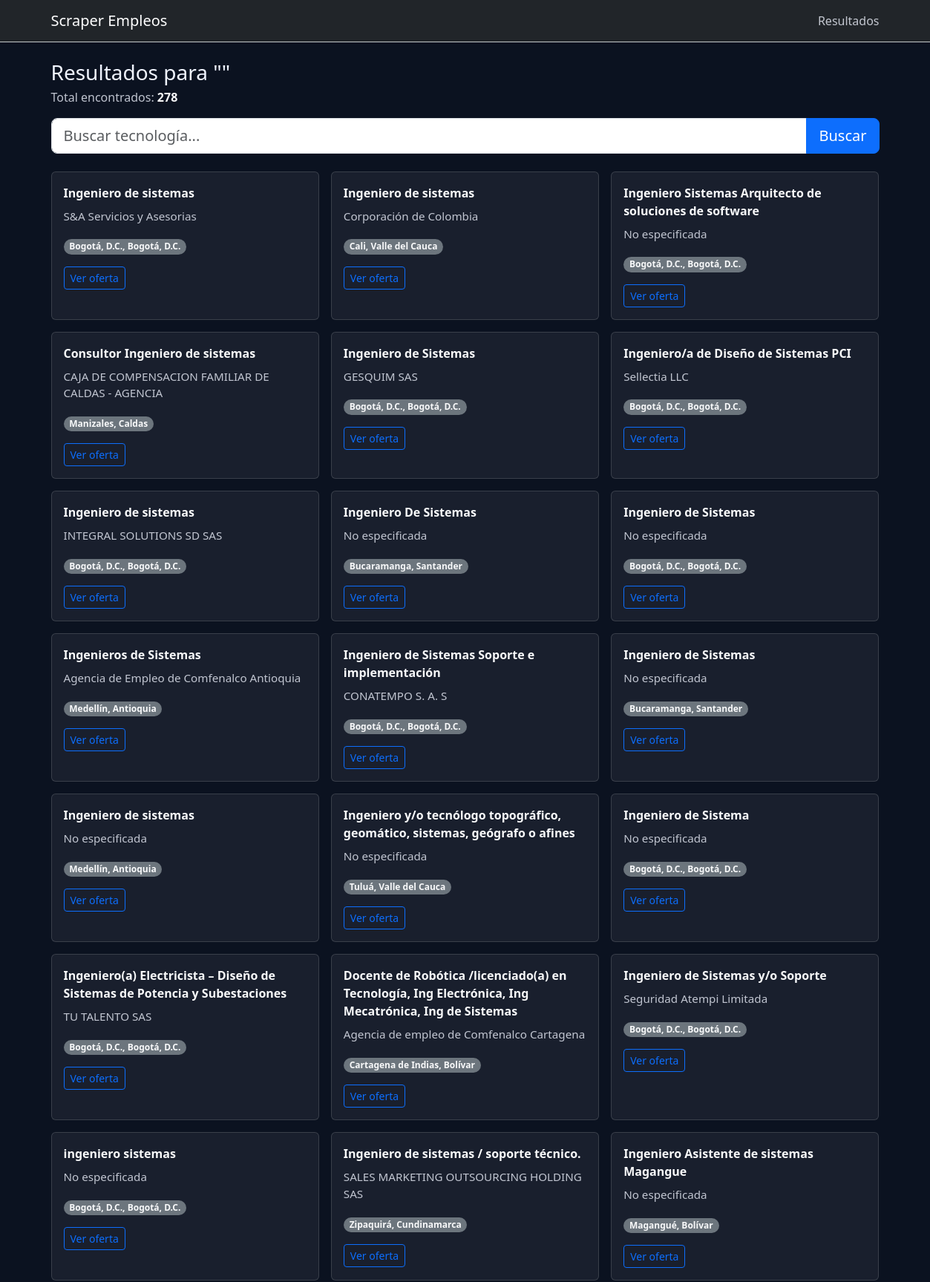
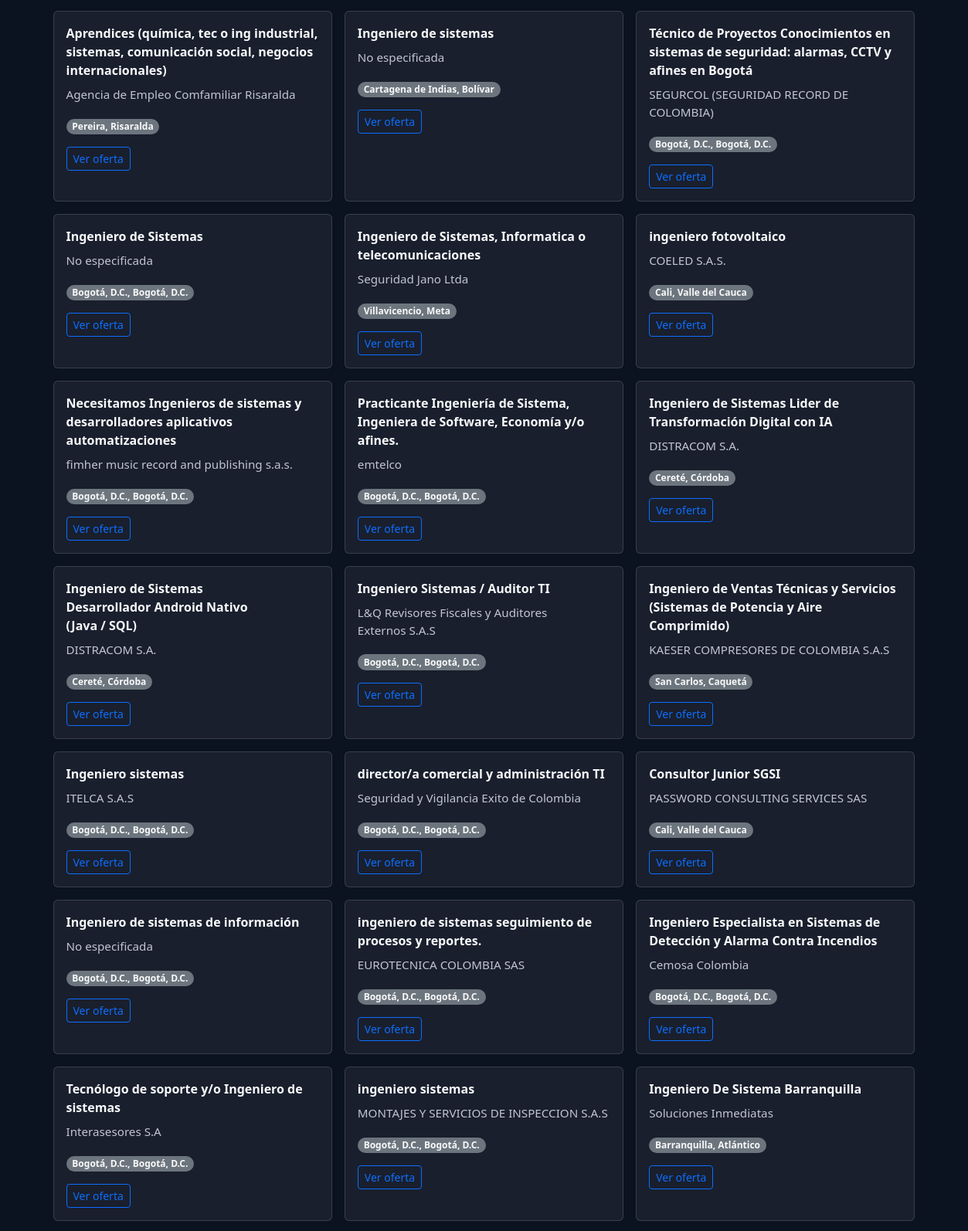
The app's page /buscar (upper part) with its own data (2 pictures, top to bottom).
### tables this page shows
CREATE TABLE empleos(
                id INTEGER PRIMARY KEY AUTOINCREMENT,
                fuente TEXT NOT NULL,
                titulo TEXT NOT NULL,
                empresa TEXT NOT NULL,
                ciudad TEXT NOT NULL,
                salario INTEGER,
                descripcion TEXT,
                requerimientos TEXT,
                palabras_clave TEXT,
                fecha_publicacion TEXT NOT NULL,
                fecha_scraping TEXT NOT NULL,
                url TEXT NOT NULL UNIQUE
            );

### dashboard.py (the view)
@app.route("/buscar")
def buscar():
    palabra = request.args.get("q", "")
    resultados = buscar_por_palabra_clave(palabra)
    return render_template(
        "resultados.html",
        resultados=resultados,
        palabra=palabra
    )

### modelos/database.py (called while the page is built)
def buscar_por_palabra_clave(palabra):
    conexion = sqlite3.connect("data/empleos.db")
    cursor = conexion.cursor()
    cursor.execute("""
        SELECT titulo, empresa, ciudad, url
        FROM empleos
        WHERE descripcion LIKE ?
        OR requerimientos LIKE ?
        OR palabras_clave LIKE ?
        OR titulo LIKE ?
    """,
    (
        f"%{palabra}%",
        f"%{palabra}%",
        f"%{palabra}%",
        f"%{palabra}%"
    ))
    resultados = cursor.fetchall()
    conexion.close()
    return resultados

### templates/resultados.html (shortened to what this page needs)
<!DOCTYPE html>
<html>
<head>
    <link href="https://cdn.jsdelivr.net/npm/bootstrap@5.3.3/dist/css/bootstrap.min.css" rel="stylesheet">
</head>
<body>
    <nav class="navbar navbar-expand-lg navbar-dark bg-dark border-bottom border-secondary-subtle">
        <div class="container">
            <a class="navbar-brand" href="/">Scraper Empleos</a>
            <span class="navbar-text muted">Resultados</span>
        </div>
    </nav>
    <div class="container mt-4 mb-5">
        <div class="d-flex flex-column flex-md-row align-items-md-center justify-content-between gap-3 mb-3">
            <div>
                <h1 class="h3 mb-1">Resultados para "{{ palabra }}"</h1>
                <div class="muted">Total encontrados: <span class="fw-semibold text-light">{{ resultados|length }}</span></div>
            </div>
        </div>
        <form action="/buscar" method="GET" class="mb-4">
            <div class="input-group input-group-lg">
                <input type="text" name="q" class="form-control" value="{{ palabra }}" placeholder="Buscar tecnología..." aria-label="Buscar" />
                <button class="btn btn-primary" type="submit">Buscar</button>
            </div>
        </form>
        <div class="row g-3">
            {% for oferta in resultados %}
                <div class="col-12 col-md-6 col-lg-4">
                    <div class="card app-card h-100">
                        <div class="card-body">
                            <div class="fw-semibold mb-2 text-light">{{ oferta[0] }}</div>
                            <div class="muted" style="font-size: 0.95rem;">{{ oferta[1] }}</div>
                            <div class="mt-3">
                                <span class="badge text-bg-secondary rounded-pill text-light">{{ oferta[2] }}</span>
                            </div>
                            <div class="mt-3">
                                <a href="{{ oferta[3] }}" target="_blank" class="btn btn-outline-primary btn-sm">
                                    Ver oferta
                                </a>
                            </div>
                        </div>
                    </div>
                </div>
            {% endfor %}
        </div>
    </div>
</body>
</html>

### templates/resultados.html (style rules this page uses)
body { background: #0b1220; color: #f1f5ff; }
.app-card { background: rgba(255,255,255,0.06); border: 1px solid rgba(255,255,255,0.14); }
.muted { color: rgba(241,245,255,0.78) !important; }

### records on screen
empleos: titulo "Ingeniero de sistemas", empresa "S&A Servicios y Asesorias", ciudad "Bogotá, D.C., Bogotá, D.C."
empleos: titulo "Ingeniero de sistemas", empresa "Corporación de Colombia", ciudad "Cali, Valle del Cauca"
empleos: titulo "Ingeniero Sistemas Arquitecto de soluciones de software", empresa "No especificada", ciudad "Bogotá, D.C., Bogotá, D.C."
empleos: titulo "Consultor Ingeniero de sistemas", empresa "CAJA DE COMPENSACION FAMILIAR DE CALDAS - AGENCIA", ciudad "Manizales, Caldas"
empleos: titulo "Ingeniero de Sistemas", empresa "GESQUIM SAS", ciudad "Bogotá, D.C., Bogotá, D.C."
empleos: titulo "Ingeniero/a de Diseño de Sistemas PCI", empresa "Sellectia LLC", ciudad "Bogotá, D.C., Bogotá, D.C."
empleos: titulo "Ingeniero de sistemas", empresa "INTEGRAL SOLUTIONS SD SAS", ciudad "Bogotá, D.C., Bogotá, D.C."
empleos: titulo "Ingeniero De Sistemas", empresa "No especificada", ciudad "Bucaramanga, Santander"
empleos: titulo "Ingeniero de Sistemas", empresa "No especificada", ciudad "Bogotá, D.C., Bogotá, D.C."
empleos: titulo "Ingenieros de Sistemas", empresa "Agencia de Empleo de Comfenalco Antioquia", ciudad "Medellín, Antioquia"
empleos: titulo "Ingeniero de Sistemas Soporte e implementación", empresa "CONATEMPO S. A. S", ciudad "Bogotá, D.C., Bogotá, D.C."
empleos: titulo "Ingeniero de Sistemas", empresa "No especificada", ciudad "Bucaramanga, Santander"
empleos: titulo "Ingeniero de sistemas", empresa "No especificada", ciudad "Medellín, Antioquia"
empleos: titulo "Ingeniero y/o tecnólogo topográfico, geomático, sistemas, geógrafo o afines", empresa "No especificada", ciudad "Tuluá, Valle del Cauca"
empleos: titulo "Ingeniero de Sistema", empresa "No especificada", ciudad "Bogotá, D.C., Bogotá, D.C."
empleos: titulo "Ingeniero(a) Electricista – Diseño de Sistemas de Potencia y Subestaciones", empresa "TU TALENTO SAS", ciudad "Bogotá, D.C., Bogotá, D.C."
empleos: titulo "Docente de Robótica /licenciado(a) en Tecnología, Ing Electrónica, Ing Mecatrónica, Ing de Sistemas", empresa "Agencia de empleo de Comfenalco Cartagena", ciudad "Cartagena de Indias, Bolívar"
empleos: titulo "Ingeniero de Sistemas y/o Soporte", empresa "Seguridad Atempi Limitada", ciudad "Bogotá, D.C., Bogotá, D.C."
empleos: titulo "ingeniero sistemas", empresa "No especificada", ciudad "Bogotá, D.C., Bogotá, D.C."
empleos: titulo "Ingeniero de sistemas / soporte técnico.", empresa "SALES MARKETING OUTSOURCING HOLDING SAS", ciudad "Zipaquirá, Cundinamarca"
empleos: titulo "Ingeniero Asistente de sistemas Magangue", empresa "No especificada", ciudad "Magangué, Bolívar"
empleos: titulo "Aprendices (química, tec o ing industrial, sistemas, comunicación social, negocios internacionales)", empresa "Agencia de Empleo Comfamiliar Risaralda", ciudad "Pereira, Risaralda"
empleos: titulo "Ingeniero de sistemas", empresa "No especificada", ciudad "Cartagena de Indias, Bolívar"
empleos: titulo "Técnico de Proyectos Conocimientos en sistemas de seguridad: alarmas, CCTV y afines en Bogotá", empresa "SEGURCOL (SEGURIDAD RECORD DE COLOMBIA)", ciudad "Bogotá, D.C., Bogotá, D.C."
empleos: titulo "Ingeniero de Sistemas", empresa "No especificada", ciudad "Bogotá, D.C., Bogotá, D.C."
empleos: titulo "Ingeniero de Sistemas, Informatica o telecomunicaciones", empresa "Seguridad Jano Ltda", ciudad "Villavicencio, Meta"
empleos: titulo "ingeniero fotovoltaico", empresa "COELED S.A.S.", ciudad "Cali, Valle del Cauca"
empleos: titulo "Necesitamos Ingenieros de sistemas y desarrolladores aplicativos automatizaciones", empresa "fimher music record and publishing s.a.s.", ciudad "Bogotá, D.C., Bogotá, D.C."
empleos: titulo "Practicante Ingeniería de Sistema, Ingeniera de Software, Economía y/o afines.", empresa "emtelco", ciudad "Bogotá, D.C., Bogotá, D.C."
empleos: titulo "Ingeniero de Sistemas Lider de Transformación Digital con IA", empresa "DISTRACOM S.A.", ciudad "Cereté, Córdoba"
empleos: titulo "Ingeniero de Sistemas Desarrollador Android Nativo (Java / SQL)", empresa "DISTRACOM S.A.", ciudad "Cereté, Córdoba"
empleos: titulo "Ingeniero Sistemas / Auditor TI", empresa "L&Q Revisores Fiscales y Auditores Externos S.A.S", ciudad "Bogotá, D.C., Bogotá, D.C."
empleos: titulo "Ingeniero de Ventas Técnicas y Servicios (Sistemas de Potencia y Aire Comprimido)", empresa "KAESER COMPRESORES DE COLOMBIA S.A.S", ciudad "San Carlos, Caquetá"
empleos: titulo "Ingeniero sistemas", empresa "ITELCA S.A.S", ciudad "Bogotá, D.C., Bogotá, D.C."
empleos: titulo "director/a comercial y administración TI", empresa "Seguridad y Vigilancia Exito de Colombia", ciudad "Bogotá, D.C., Bogotá, D.C."
empleos: titulo "Consultor Junior SGSI", empresa "PASSWORD CONSULTING SERVICES SAS", ciudad "Cali, Valle del Cauca"
empleos: titulo "Ingeniero de sistemas de información", empresa "No especificada", ciudad "Bogotá, D.C., Bogotá, D.C."
empleos: titulo "ingeniero de sistemas seguimiento de procesos y reportes.", empresa "EUROTECNICA COLOMBIA SAS", ciudad "Bogotá, D.C., Bogotá, D.C."
empleos: titulo "Ingeniero Especialista en Sistemas de Detección y Alarma Contra Incendios", empresa "Cemosa Colombia", ciudad "Bogotá, D.C., Bogotá, D.C."
empleos: titulo "Tecnólogo de soporte y/o Ingeniero de sistemas", empresa "Interasesores S.A", ciudad "Bogotá, D.C., Bogotá, D.C."
empleos: titulo "ingeniero sistemas", empresa "MONTAJES Y SERVICIOS DE INSPECCION S.A.S", ciudad "Bogotá, D.C., Bogotá, D.C."
empleos: titulo "Ingeniero De Sistema Barranquilla", empresa "Soluciones Inmediatas", ciudad "Barranquilla, Atlántico"

### other values on screen
{{ resultados|length }} "278"
